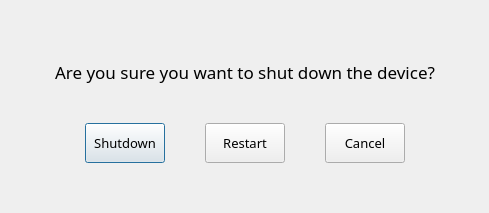
<?xml version="1.0" encoding="UTF-8"?>
<ui version="4.0">
 <class>mvExitAppDialog</class>
 <widget class="QDialog" name="mvExitAppDialog">
  <property name="geometry">
   <rect>
    <x>0</x>
    <y>0</y>
    <width>489</width>
    <height>213</height>
   </rect>
  </property>
  <property name="minimumSize">
   <size>
    <width>300</width>
    <height>160</height>
   </size>
  </property>
  <property name="windowTitle">
   <string>mvExitAppDialog</string>
  </property>
  <property name="styleSheet">
   <string notr="true"/>
  </property>
  <layout class="QVBoxLayout" name="verticalLayout">
   <property name="spacing">
    <number>0</number>
   </property>
   <property name="leftMargin">
    <number>0</number>
   </property>
   <property name="topMargin">
    <number>0</number>
   </property>
   <property name="rightMargin">
    <number>0</number>
   </property>
   <property name="bottomMargin">
    <number>0</number>
   </property>
   <item>
    <layout class="QHBoxLayout" name="horizontalLayout_2">
     <property name="spacing">
      <number>0</number>
     </property>
     <property name="topMargin">
      <number>60</number>
     </property>
     <item>
      <spacer name="horizontalSpacer_5">
       <property name="orientation">
        <enum>Qt::Orientation::Horizontal</enum>
       </property>
       <property name="sizeHint" stdset="0">
        <size>
         <width>40</width>
         <height>20</height>
        </size>
       </property>
      </spacer>
     </item>
     <item>
      <widget class="QLabel" name="label">
       <property name="minimumSize">
        <size>
         <width>0</width>
         <height>30</height>
        </size>
       </property>
       <property name="font">
        <font>
         <family>Noto Sans Sinhala ExtraCondensed ExtraBold</family>
         <pointsize>13</pointsize>
        </font>
       </property>
       <property name="text">
        <string>&lt;html&gt;&lt;head/&gt;&lt;body&gt;&lt;p&gt;Are you sure you want to shut down the device?&lt;/p&gt;&lt;/body&gt;&lt;/html&gt;</string>
       </property>
       <property name="alignment">
        <set>Qt::AlignmentFlag::AlignLeading|Qt::AlignmentFlag::AlignLeft|Qt::AlignmentFlag::AlignTop</set>
       </property>
      </widget>
     </item>
     <item>
      <spacer name="horizontalSpacer_6">
       <property name="orientation">
        <enum>Qt::Orientation::Horizontal</enum>
       </property>
       <property name="sizeHint" stdset="0">
        <size>
         <width>40</width>
         <height>20</height>
        </size>
       </property>
      </spacer>
     </item>
    </layout>
   </item>
   <item>
    <layout class="QHBoxLayout" name="horizontalLayout">
     <property name="spacing">
      <number>0</number>
     </property>
     <property name="bottomMargin">
      <number>50</number>
     </property>
     <item>
      <spacer name="horizontalSpacer">
       <property name="orientation">
        <enum>Qt::Orientation::Horizontal</enum>
       </property>
       <property name="sizeHint" stdset="0">
        <size>
         <width>40</width>
         <height>20</height>
        </size>
       </property>
      </spacer>
     </item>
     <item>
      <widget class="QPushButton" name="pushButton_2">
       <property name="minimumSize">
        <size>
         <width>80</width>
         <height>40</height>
        </size>
       </property>
       <property name="font">
        <font>
         <family>Noto Sans Sinhala ExtraCondensed ExtraBold</family>
         <pointsize>10</pointsize>
        </font>
       </property>
       <property name="text">
        <string>Shutdown</string>
       </property>
      </widget>
     </item>
     <item>
      <spacer name="horizontalSpacer_2">
       <property name="orientation">
        <enum>Qt::Orientation::Horizontal</enum>
       </property>
       <property name="sizeType">
        <enum>QSizePolicy::Policy::Fixed</enum>
       </property>
       <property name="sizeHint" stdset="0">
        <size>
         <width>40</width>
         <height>20</height>
        </size>
       </property>
      </spacer>
     </item>
     <item>
      <widget class="QPushButton" name="pushButton">
       <property name="minimumSize">
        <size>
         <width>80</width>
         <height>40</height>
        </size>
       </property>
       <property name="font">
        <font>
         <family>Noto Sans Sinhala ExtraCondensed ExtraBold</family>
         <pointsize>10</pointsize>
        </font>
       </property>
       <property name="text">
        <string>Restart</string>
       </property>
      </widget>
     </item>
     <item>
      <spacer name="horizontalSpacer_3">
       <property name="orientation">
        <enum>Qt::Orientation::Horizontal</enum>
       </property>
       <property name="sizeType">
        <enum>QSizePolicy::Policy::Fixed</enum>
       </property>
       <property name="sizeHint" stdset="0">
        <size>
         <width>40</width>
         <height>20</height>
        </size>
       </property>
      </spacer>
     </item>
     <item>
      <widget class="QPushButton" name="pushButton_3">
       <property name="minimumSize">
        <size>
         <width>80</width>
         <height>40</height>
        </size>
       </property>
       <property name="font">
        <font>
         <family>Noto Sans Sinhala ExtraCondensed ExtraBold</family>
         <pointsize>10</pointsize>
        </font>
       </property>
       <property name="text">
        <string>Cancel</string>
       </property>
      </widget>
     </item>
     <item>
      <spacer name="horizontalSpacer_4">
       <property name="orientation">
        <enum>Qt::Orientation::Horizontal</enum>
       </property>
       <property name="sizeHint" stdset="0">
        <size>
         <width>40</width>
         <height>20</height>
        </size>
       </property>
      </spacer>
     </item>
    </layout>
   </item>
  </layout>
 </widget>
 <layoutdefault spacing="6" margin="11"/>
 <resources/>
 <connections/>
</ui>
